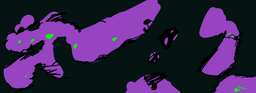
#> input picture chaos/map/default.png, 256 x 93 px, shrunk from 5632 x 2048 before the run
$ python B.py
#> lines starting #> are read from the running program, lines starting #| are printed output that depends on the picture; after the words box and inside, x2 and y2 are one past the last pixel; in counts of white or black regions, pixels touching at a corner belong together
from PIL import Image
import numpy as np
import random
import csv
from tqdm import tqdm
from skimage.measure import label

# --- 設定 ---
INPUT_PATH = 'chaos/map/default.png'
OUTPUT_IMAGE_PATH = 'chaos/map/provinces.png'
DEFINITION_CSV_PATH = 'chaos/map/definition.csv'
PROVINCE_COUNT = 13375
DEFAULT_TYPE = 'land'
DEFAULT_CONTINENT = '1'

# --- 画像読み込みと処理準備 ---
image = Image.open(INPUT_PATH).convert('RGB')
#> image is the input picture: PIL image 256x93 RGB; mean R, G, B 53.1, 35.5, 74.7
pixels = np.array(image)
height, width = pixels.shape[:2]
#> height = 93; width = 256

# 黒以外のユニーク色を取得
unique_colors = list({tuple(pixels[y, x]) for y in range(height) for x in range(width) if tuple(pixels[y, x]) != (0, 0, 0)})
#> unique_colors = 1603 items, first 6: (2, 19, 12), (135, 86, 173), (10, 17, 21), (40, 19, 51), (2, 12, 9), (54, 188, 69)

# --- 色ごとに領域を抽出しラベリング ---
region_pixels = []
for base_color in unique_colors:
    mask = np.all(pixels == base_color, axis=2)
    labeled = label(mask, connectivity=1)  # 連結領域に番号付け
    for label_id in range(1, labeled.max() + 1):
        coords = list(zip(*np.where(labeled == label_id)))
        if len(coords) > 5:  # 小さすぎる領域は無視
            region_pixels.append(coords)
#> this loop made 1603 passes
#> pass 1, `mask = np.all(pixels == base_color, axis=2)`:
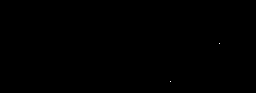
#> mask: shape (93, 256) bool; 0.01% white in thin lines or dots, all inside (x1, y1, x2, y2) = (170, 43, 220, 82)
#> after the loop: mask: shape (93, 256) bool; 0% white in thin lines or dots, all inside (x1, y1, x2, y2) = (76, 46, 77, 47)
#> after the loop, region_pixels = 13 items

# --- 領域シャッフルとプロヴィンス分割 ---
random.shuffle(region_pixels)
all_coords = [coord for region in region_pixels for coord in region]
#> all_coords = 16904 pairs, first value 0 to 92, second value 0 to 255
if len(all_coords) < PROVINCE_COUNT:
    raise ValueError(f"プロヴィンス領域が不足（必要: {PROVINCE_COUNT}, 実際: {len(all_coords)}）")

province_coords = [[] for _ in range(PROVINCE_COUNT)]
for i, coord in enumerate(all_coords):
    province_coords[i % PROVINCE_COUNT].append(coord)
#> this loop made 16904 passes
#> coord on passes 1 to 3: (10, 211), (10, 212), (10, 213)

# --- ユニーク色を生成 ---
def generate_unique_colors(n):
#> called with n = 13375
    colors = set()
    while len(colors) < n:
        r, g, b = random.randint(1, 255), random.randint(1, 255), random.randint(1, 255)
        if (r, g, b) != (0, 0, 0):
            colors.add((r, g, b))
    return list(colors)

province_colors = generate_unique_colors(PROVINCE_COUNT)
province_id_to_color = {i + 1: c for i, c in enumerate(province_colors)}
#> province_id_to_color = 13375 items

# --- 画像とCSV出力 ---
output_image = Image.new('RGB', (width, height), (0, 0, 0))
#> output_image: PIL image 256x93 RGB; every value is 0
for pid, coords in enumerate(tqdm(province_coords, desc="プロヴィンス塗り分け"), start=1):
    color = province_id_to_color[pid]
    for y, x in coords:
        output_image.putpixel((x, y), color)
#> this loop made 13375 passes
#> color on passes 1 to 3: (87, 77, 240), (60, 80, 26), (208, 48, 64)
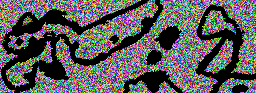
#> output_image: PIL image 256x93 RGB; mean R, G, B 90.7, 91.2, 90.9

output_image.save(OUTPUT_IMAGE_PATH)

with open(DEFINITION_CSV_PATH, 'w', newline='', encoding='utf-8') as f:
    writer = csv.writer(f, delimiter=';')
    for pid, color in province_id_to_color.items():
        r, g, b = color
        writer.writerow([pid, DEFAULT_TYPE, r, g, b, DEFAULT_CONTINENT, f'province_{pid}'])
#> this loop made 13375 passes

print(f"✅ 完了: {PROVINCE_COUNT} プロヴィンスを図形ベースでランダムに生成・塗り分けました")
